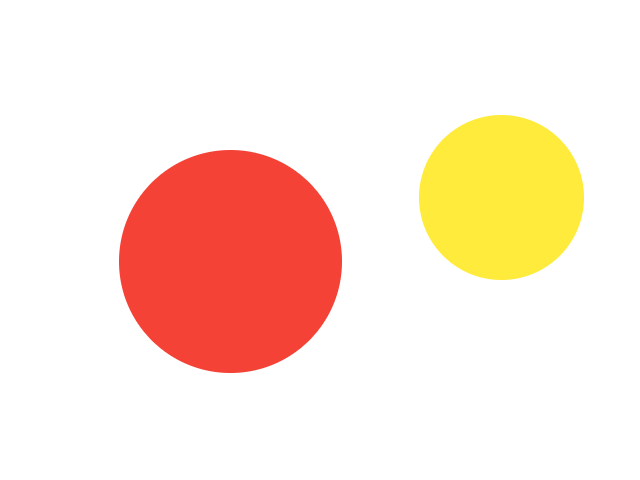
#> input picture Lesson_5/circle.png, 640 x 480 px, found by its file name
$ python merge_example.py
#> lines starting #> are read from the running program, lines starting #| are printed output that depends on the picture; after the words box and inside, x2 and y2 are one past the last pixel; in counts of white or black regions, pixels touching at a corner belong together
import cv2  # Импортируем OpenCV для работы с изображениями

# 1. Загрузка изображения  # Шаг 1: читаем изображение с диска
image = cv2.imread('/Users/pvs/Desktop/Программы/cv_ai/Lesson_5/circle.png')  # Путь к файлу
#> image is the input picture: shape (480, 640, 3); mean B, G, R 215.8, 229.7, 253.6
original = image.copy()  # Создаем копию, чтобы рисовать поверх

# 2. Преобразование в оттенки серого  # Шаг 2: переводим в градации серого
gray = cv2.cvtColor(image,  # Входное изображение в BGR
                    cv2.COLOR_BGR2GRAY)  # Флаг конвертации BGR -> Gray
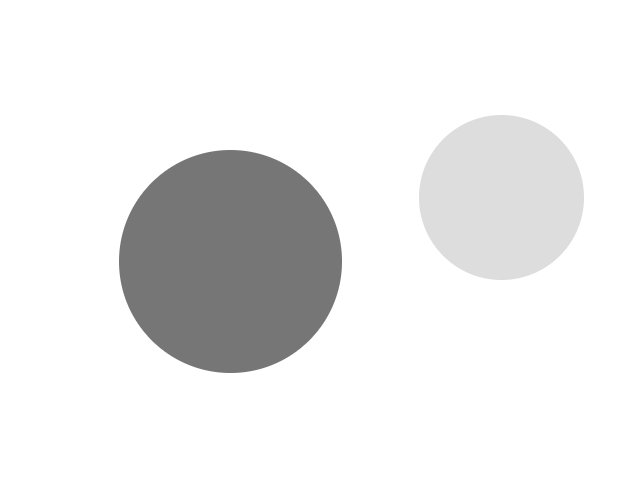
#> gray: shape (480, 640); min 118, max 255, mean 235.2

# 3. Применение размытия для удаления шума  # Шаг 3: сглаживаем шум
blurred = cv2.GaussianBlur(gray,  # Размываем серое изображение
                           (5, 5),  # Размер ядра размытия
                           0)  # Сигма по умолчанию

# 4. Бинаризация изображения  # Шаг 4: делаем маску черно-белой
_, binary = cv2.threshold(blurred,  # Входное размытое изображение
                          150,  # Порог яркости
                          250,  # Значение белого
                          cv2.THRESH_BINARY_INV)  # Тип порога: бинарный
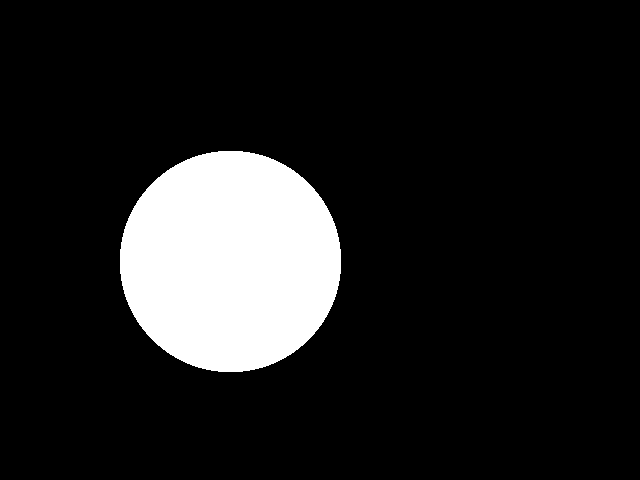
#> binary: shape (480, 640); values 0 (black) and 250 (white), 12.5% white; 1 white region

# 5. Поиск контуров  # Шаг 5: извлекаем контуры из маски
contours, hierarchy = cv2.findContours(  # Находим контуры и иерархию
    binary,  # Бинарное изображение
    cv2.RETR_EXTERNAL,  # Только внешние контуры
    cv2.CHAIN_APPROX_SIMPLE  # Упрощение точек контура
)
#> contours = 1 contour; box (x1, y1, x2, y2) and area: (120, 151, 341, 372) 38216

# 6. Отрисовка контуров на оригинале  # Шаг 6: рисуем контуры поверх копии
cv2.drawContours(original,  # Изображение, на котором рисуем
                 contours,  # Список найденных контуров
                 -1,  # Индекс -1 означает все контуры
                 (0, 255, 0),  # Цвет линии в формате BGR (зеленый)
                 2)  # Толщина линии в пикселях
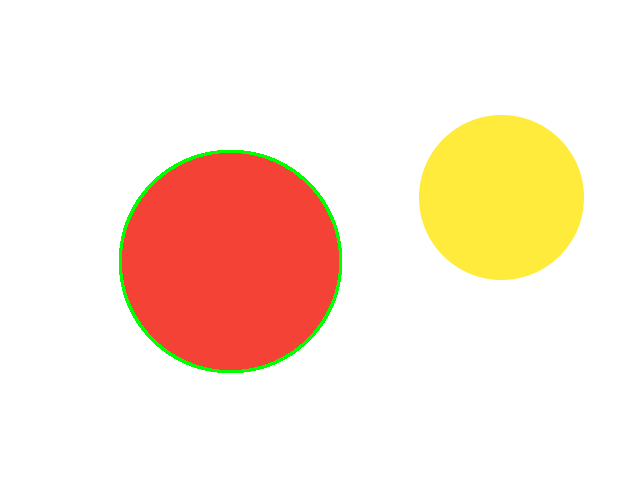
#> original: shape (480, 640, 3); 0.78% of pixels changed, all inside (x1, y1, x2, y2) = (119, 150, 342, 373)

# 7. Вывод результата  # Шаг 7: выводим информацию и окно результата
print(f'Найдено контуров: {len(contours)}')  # Количество контуров в списке
#| Найдено контуров: 1
cv2.imshow('Contours', original)  # Показ окна с изображением
cv2.imshow(" ", binary)
cv2.waitKey(0)  # Ждем клавишу, чтобы окно не закрывалось
